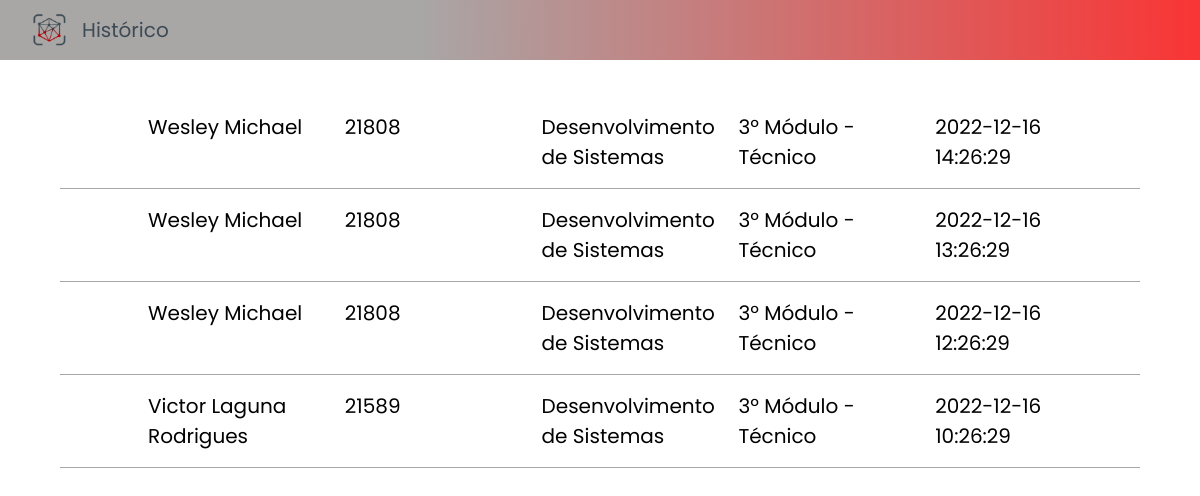
Screenshot of /view/registroFaceid.php (signed in) with the database file from the repository.
### tables this page shows
create table registro (
    rm int not null,
    entradaSaida datetime not null,
    foreign key(rm) references CadastroAluno(rm)
);

create table CadastroAluno(
    nome varchar(140) not null,
    rm int(5) not null primary key check (rm > 0 and rm <= 99999 or rm = 1 ),
    email varchar(100) not null unique key,
    curso varchar(50) not null,
    periodo varchar(50) not null,
    status varchar(10) not null default 'Ativo'
);

### model/DAO/RegistroDAO.php (called while the page is built, shortened)
<?php
class RegistroDAO{
    function pegarTodosRegistros(){
        $pdo = conectar();
        $resul = $pdo->query("select cadastroaluno.nome, cadastroaluno.rm, cadastroaluno.curso, cadastroaluno.periodo, registro.entradaSaida from CadastroAluno inner join registro on cadastroaluno.rm = registro.rm order by registro.entradaSaida Desc limit 500 ;");
        return ($resul);
    }
}

### model/Registros.php (called while the page is built, shortened)
<?php
include_once('DAO/RegistroDAO.php');
class Registro {
    function pegarTodosRegistros(){
        $registroDAO = new RegistroDAO();
        $res = $registroDAO->pegarTodosRegistros();
        return $res;
    }
}

### controller/RegistroController.php (the view, shortened to what this page needs)
<?php
    include('../model/Registros.php');
    class RegistroController {
        function pegarTodosRegistros(){
            $registro = new Registro();
            return $registro->pegarTodosRegistros();
        }
        function lista(){
            $lista = $this->pegarTodosRegistros();
            $a = $lista ->fetchAll(PDO::FETCH_NUM);
            foreach($a as $itens){
                echo
                '<li class="registro">
                    <div class="nome">'. $itens[0] .'</div>
                    <div class="rm">'. $itens[1] .'</div>
                    <div class="periodo">'. $itens[2] .'</div>
                    <div class="curso">'. $itens[3] .'</div>
                    <div class="entradaSaida">'. $itens[4] .'</div>
                </li>';
            }
        }
    }

### view/registroFaceid.php (shortened to what this page needs)
<?php
    include ('../Controller/RegistroController.php');
    $registroController = new RegistroController();
?>
<!DOCTYPE html>
<html lang="en">
<head>
    <link rel="stylesheet" href="../assets/css/variaveis.css">
    <link rel="stylesheet" href="../assets/css/corpo.css">
    <link rel="stylesheet" href="../assets/css/header-cadastro.css">
    <link rel="stylesheet" href="../assets/css/historico.css">
    <link rel="stylesheet" href="../assets/fontes/PTSans-Regular.ttf">
</head>
<body>
    <header class="header-cadastro">
        <img src="../assets/imagens/logo_icon.png" alt="Logo Sistema Face ID" class="header-cadastro__image">
        <h1 class="header__title">Histórico</h1>
    </header>
    <main id="registroMain">
        <ol id="historico">
            <?php
                $registroController ->lista();
            ?>
        </ol>
    </main>
</body>
</html>

### assets/css/variaveis.css (style rules this page uses)
:root { --cor-fundo:#D6D4E2; --vermelho:#F93535; --cor-botao-escuro:#3D4B56; --cor-fundo-icons:#A9A6A6; --cor-fundo-container:#7A7A7A; --fonte:'Poppins', sans-serif; }

### assets/css/corpo.css (style rules this page uses)
* { padding: 0; margin: 0; text-decoration: none; border: 0; border: none; box-sizing: border-box; font-family: var(--fonte); }
body { height: 100vh; }

### assets/css/header-cadastro.css (style rules this page uses)
.header-cadastro { background: linear-gradient(269.56deg, #F93535 0.25%, #A9A6A6 64.85%); width: 100%; height: 60px; position: relative; margin-bottom: 1rem; display: flex; align-items: center; padding: 0 2rem; gap: 1rem; }
.header-cadastro__image { width: 3%; }
.header__title { font-size: 20px; font-family: var(--fonte); font-weight: 400; color: var(--cor-botao-escuro); }

### assets/css/historico.css (style rules this page uses)
body { overflow-x: hidden; }
#registroMain { margin: 20px auto; width: 90vw; }
#historico { display: flex; flex-direction: column ; justify-content: center; padding:1rem 0; }
.registro { list-style: none; display: grid; grid-template-columns: repeat(5, 20%); gap: 0 1rem; border-bottom: 1px solid #A9A6A6; padding: 1rem 5.5rem; font-family: 'PT Sans', sans-serif; font-weight: 400; font-size: 20px ; }

### rows the page displays
registro: rm.nome "Wesley Michael", rm.rm "21808", rm.curso "Desenvolvimento de Sistemas", rm.periodo "3º Módulo - Técnico", entradaSaida "2022-12-16 14:26:29"
registro: rm.nome "Wesley Michael", rm.rm "21808", rm.curso "Desenvolvimento de Sistemas", rm.periodo "3º Módulo - Técnico", entradaSaida "2022-12-16 13:26:29"
registro: rm.nome "Wesley Michael", rm.rm "21808", rm.curso "Desenvolvimento de Sistemas", rm.periodo "3º Módulo - Técnico", entradaSaida "2022-12-16 12:26:29"
registro: rm.nome "Victor Laguna Rodrigues", rm.rm "21589", rm.curso "Desenvolvimento de Sistemas", rm.periodo "3º Módulo - Técnico", entradaSaida "2022-12-16 10:26:29"
